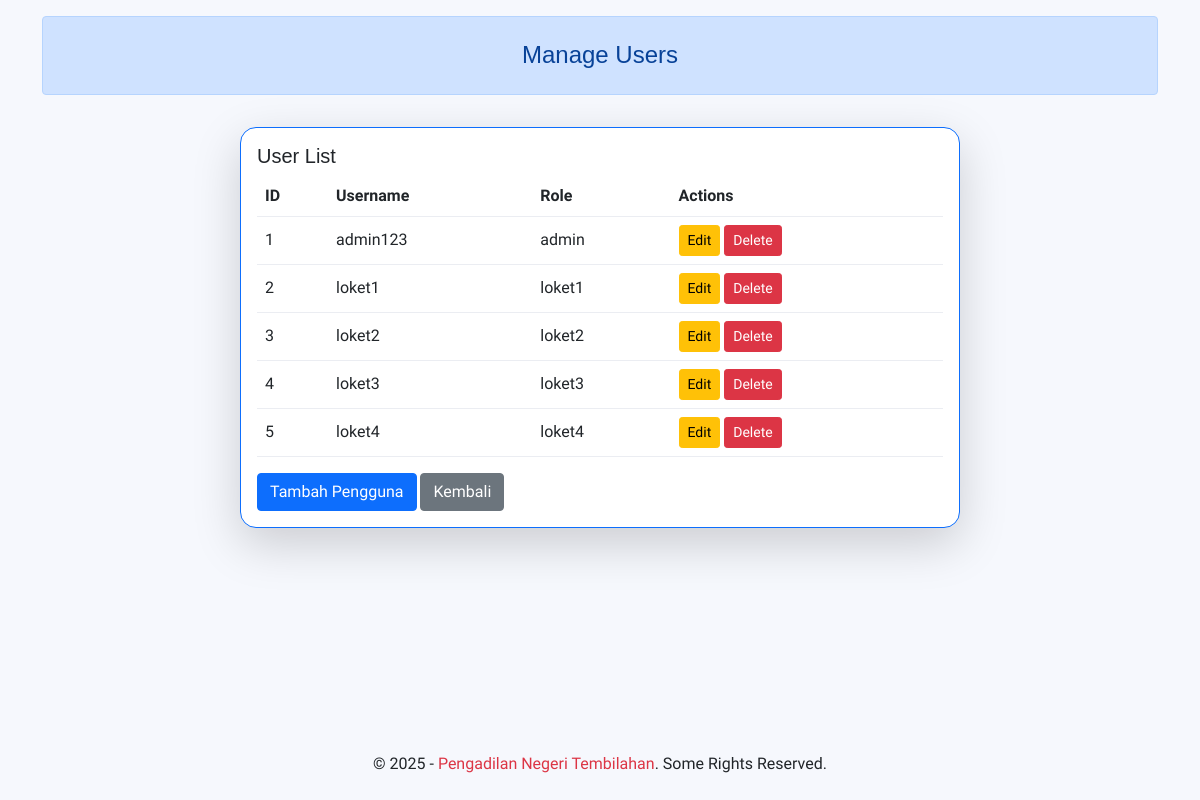
The page /pages/users.php (signed in) on the database its author committed.
### tables this page shows
CREATE TABLE `users` (
  `id` INT AUTO_INCREMENT PRIMARY KEY,
  `username` VARCHAR(50) NOT NULL UNIQUE,
  `password` VARCHAR(255) NOT NULL,
  `role` ENUM('admin', 'loket1', 'loket2', 'loket3', 'loket4') NOT NULL
);

### pages/users.php (the view, shortened to what this page needs)
<?php
require_once "../config/database.php";
$users = [];
$query = $mysqli->query("SELECT * FROM users");
while ($row = $query->fetch_assoc()) {
    $users[] = $row;
}
?>
<?php include('../layouts/_header.php'); ?>
<main class="flex-shrink-0">
    <div class="container">
        <div class="alert alert-primary text-center mb-3 mt-3" role="alert">
            <h4 class="mt-2">Manage Users</h4>
        </div>
        <div class="container pt-3">
            <div class="row justify-content-center">
                <div class="col-md-8 mb-4">
                    <div class="card border-primary shadow-lg">
                        <div class="card-body">
                            <h5 class="card-title">User List</h5>
                            <table class="table">
                                <thead>
                                    <tr>
                                        <th>ID</th>
                                        <th>Username</th>
                                        <th>Role</th>
                                        <th>Actions</th>
                                    </tr>
                                </thead>
                                <tbody>
                                    <?php foreach ($users as $user) { ?>
                                    <tr>
                                        <td><?= $user['id'] ?></td>
                                        <td><?= $user['username'] ?></td>
                                        <td><?= $user['role'] ?></td>
                                        <td>
                                            <a href="edit_user.php?id=<?= $user['id'] ?>" class="btn btn-warning btn-sm">Edit</a>
                                            <a href="delete_user.php?id=<?= $user['id'] ?>" class="btn btn-danger btn-sm">Delete</a>
                                        </td>
                                    </tr>
                                    <?php } ?>
                                </tbody>
                            </table>
                            <a href="create_user.php" class="btn btn-primary">Tambah Pengguna</a>
                            <a href="../index.php" class="btn btn-secondary">Kembali</a>
                        </div>
                    </div>
                </div>
            </div>
        </div>
    </div>
</main>
<?php include('../layouts/_footer.php'); ?>

### layouts/_header.php (shortened to what this page needs)
<!doctype html>
<html lang="en" class="h-100">
<head></head>
    <link href="assets/vendor/css/bootstrap.min.css" rel="stylesheet">
    <link href="assets/vendor/css/bootstrap-icons.css" rel="stylesheet">
    <link href="assets/vendor/css/swap.css" rel="stylesheet">
    <link href="https://cdn.jsdelivr.net/npm/bootstrap@5.0.1/dist/css/bootstrap.min.css" rel="stylesheet">
    <link rel="stylesheet" href="https://cdn.jsdelivr.net/npm/bootstrap-icons@1.5.0/font/bootstrap-icons.css">
    <link rel="stylesheet" href="assets/css/style.css">
</head>
<body class="d-flex flex-column h-100">
</body>
</html>

### layouts/_footer.php (shortened to what this page needs)
<footer class="footer mt-auto py-4">
    <div class="container-fluid">
        <div class="copyright text-center mb-2 mb-md-0">
            &copy; <?php echo date('Y'); ?> - <a class="text-danger text-decoration-none">Pengadilan Negeri Tembilahan</a>. Some Rights Reserved.
        </div>
    </div>
</footer>

### assets/css/style.css (style rules this page uses)
body { font-family: Raleway, sans-serif; background-color: #f6f8fd; }
.card { border-radius: 1rem; }
.table { --bs-table-striped-bg: #f9f9f9; vertical-align: middle; }
.table>:not(:last-child)>:last-child>* { border-bottom-color: #dee2e6; }
tbody, td, tfoot, th, thead, tr { border-color: #ebedf2 !important; }

### rows shown on the page
users: id "1", username "admin123", role "admin"
users: id "2", username "loket1", role "loket1"
users: id "3", username "loket2", role "loket2"
users: id "4", username "loket3", role "loket3"
users: id "5", username "loket4", role "loket4"
